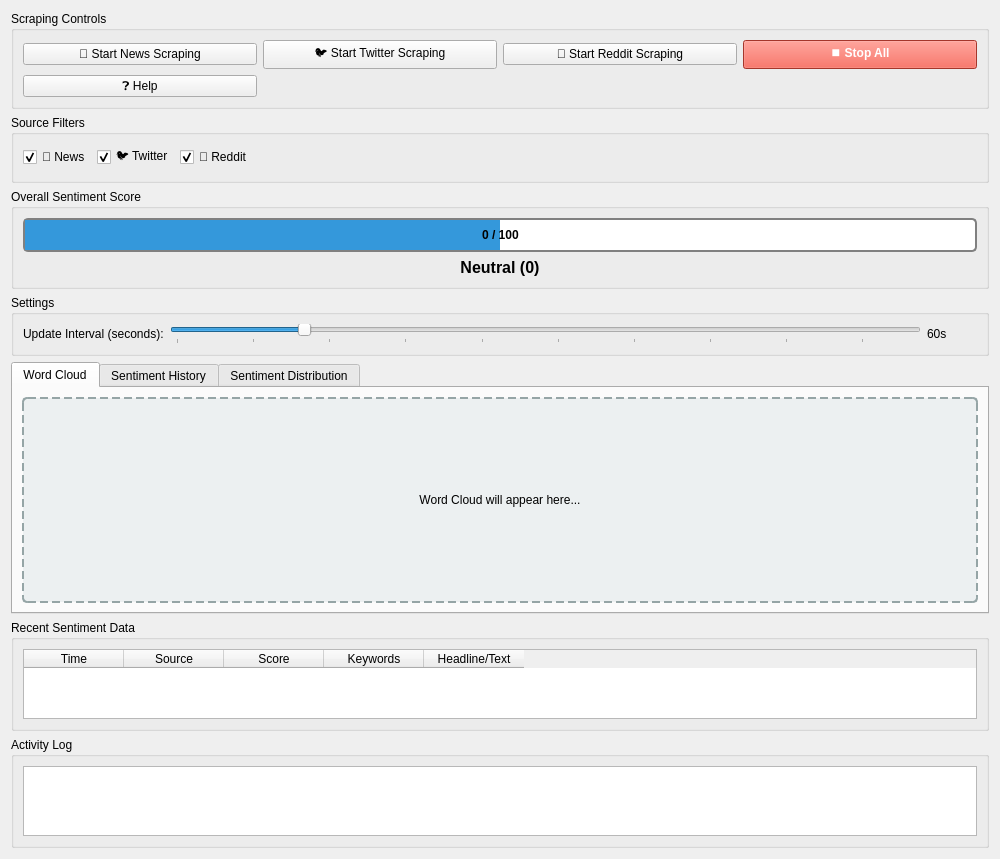
<?xml version='1.0' encoding='UTF-8'?>
<ui version="4.0">
 <class>SentimentWidget</class>
 <widget class="QWidget" name="SentimentWidget">
  <property name="geometry">
   <rect>
    <x>0</x>
    <y>0</y>
    <width>1000</width>
    <height>800</height>
   </rect>
  </property>
  <property name="windowTitle">
   <string>Sentiment Analysis</string>
  </property>
  <layout class="QVBoxLayout" name="verticalLayout_main">
   <item>
    <widget class="QGroupBox" name="groupBox_controls">
     <property name="title">
      <string>Scraping Controls</string>
     </property>
     <layout class="QGridLayout" name="gridLayout_controls">
      <item row="0" column="0">
       <widget class="QPushButton" name="btn_start_news">
        <property name="text">
         <string>📰 Start News Scraping</string>
        </property>
       </widget>
      </item>
      <item row="0" column="1">
       <widget class="QPushButton" name="btn_start_twitter">
        <property name="text">
         <string>🐦 Start Twitter Scraping</string>
        </property>
       </widget>
      </item>
      <item row="0" column="2">
       <widget class="QPushButton" name="btn_start_reddit">
        <property name="text">
         <string>🤖 Start Reddit Scraping</string>
        </property>
       </widget>
      </item>
      <item row="0" column="3">
       <widget class="QPushButton" name="btn_stop_all">
        <property name="text">
         <string>⏹ Stop All</string>
        </property>
        <property name="styleSheet">
         <string>QPushButton {
    background-color: #e74c3c;
    color: white;
    font-weight: bold;
}
QPushButton:hover {
    background-color: #c0392b;
}</string>
        </property>
       </widget>
      </item>
     <item><widget class="QPushButton" name="btn_help"><property name="text"><string>❓ Help</string></property></widget></item></layout>
    </widget>
   </item>
   <item>
    <widget class="QGroupBox" name="groupBox_filters">
     <property name="title">
      <string>Source Filters</string>
     </property>
     <layout class="QHBoxLayout" name="horizontalLayout_filters">
      <item>
       <widget class="QCheckBox" name="check_filter_news">
        <property name="text">
         <string>📰 News</string>
        </property>
        <property name="checked">
         <bool>true</bool>
        </property>
       </widget>
      </item>
      <item>
       <widget class="QCheckBox" name="check_filter_twitter">
        <property name="text">
         <string>🐦 Twitter</string>
        </property>
        <property name="checked">
         <bool>true</bool>
        </property>
       </widget>
      </item>
      <item>
       <widget class="QCheckBox" name="check_filter_reddit">
        <property name="text">
         <string>🤖 Reddit</string>
        </property>
        <property name="checked">
         <bool>true</bool>
        </property>
       </widget>
      </item>
      <item>
       <spacer name="horizontalSpacer">
        <property name="orientation">
         <enum>Qt::Horizontal</enum>
        </property>
        <property name="sizeHint" stdset="0">
         <size>
          <width>40</width>
          <height>20</height>
         </size>
        </property>
       </spacer>
      </item>
     </layout>
    </widget>
   </item>
   <item>
    <widget class="QGroupBox" name="groupBox_sentiment_score">
     <property name="title">
      <string>Overall Sentiment Score</string>
     </property>
     <layout class="QVBoxLayout" name="verticalLayout_score">
      <item>
       <widget class="QProgressBar" name="progress_sentiment">
        <property name="minimum">
         <number>-100</number>
        </property>
        <property name="maximum">
         <number>100</number>
        </property>
        <property name="value">
         <number>0</number>
        </property>
        <property name="textVisible">
         <bool>true</bool>
        </property>
        <property name="format">
         <string>%v / 100</string>
        </property>
        <property name="styleSheet">
         <string>QProgressBar {
    border: 2px solid grey;
    border-radius: 5px;
    text-align: center;
    font-weight: bold;
    min-height: 30px;
}

QProgressBar::chunk {
    background-color: #3498db;
}</string>
        </property>
       </widget>
      </item>
      <item>
       <widget class="QLabel" name="label_sentiment_text">
        <property name="text">
         <string>Neutral (0)</string>
        </property>
        <property name="alignment">
         <set>Qt::AlignCenter</set>
        </property>
        <property name="styleSheet">
         <string>QLabel {
    font-size: 16px;
    font-weight: bold;
}</string>
        </property>
       </widget>
      </item>
     </layout>
    </widget>
   </item>
   <item>
    <widget class="QGroupBox" name="groupBox_settings">
     <property name="title">
      <string>Settings</string>
     </property>
     <layout class="QGridLayout" name="gridLayout_settings">
      <item row="0" column="0">
       <widget class="QLabel" name="label_update_interval">
        <property name="text">
         <string>Update Interval (seconds):</string>
        </property>
       </widget>
      </item>
      <item row="0" column="1">
       <widget class="QSlider" name="slider_update_interval">
        <property name="minimum">
         <number>10</number>
        </property>
        <property name="maximum">
         <number>300</number>
        </property>
        <property name="value">
         <number>60</number>
        </property>
        <property name="orientation">
         <enum>Qt::Horizontal</enum>
        </property>
        <property name="tickPosition">
         <enum>QSlider::TicksBelow</enum>
        </property>
        <property name="tickInterval">
         <number>30</number>
        </property>
       </widget>
      </item>
      <item row="0" column="2">
       <widget class="QLabel" name="label_interval_value">
        <property name="text">
         <string>60s</string>
        </property>
        <property name="minimumSize">
         <size>
          <width>50</width>
          <height>0</height>
         </size>
        </property>
       </widget>
      </item>
     </layout>
    </widget>
   </item>
   <item>
    <widget class="QTabWidget" name="tabWidget_visualization">
     <property name="currentIndex">
      <number>0</number>
     </property>
     <widget class="QWidget" name="tab_wordcloud">
      <attribute name="title">
       <string>Word Cloud</string>
      </attribute>
      <layout class="QVBoxLayout" name="verticalLayout_wordcloud">
       <item>
        <widget class="QLabel" name="label_wordcloud">
         <property name="text">
          <string>Word Cloud will appear here...</string>
         </property>
         <property name="alignment">
          <set>Qt::AlignCenter</set>
         </property>
         <property name="styleSheet">
          <string>QLabel {
    background-color: #ecf0f1;
    border: 2px dashed #95a5a6;
    border-radius: 5px;
    min-height: 200px;
}</string>
         </property>
        </widget>
       </item>
      </layout>
     </widget>
     <widget class="QWidget" name="tab_history">
      <attribute name="title">
       <string>Sentiment History</string>
      </attribute>
      <layout class="QVBoxLayout" name="verticalLayout_history">
       <item>
        <widget class="QWidget" name="widget_history_chart" native="true">
         <property name="styleSheet">
          <string>QWidget {
    background-color: white;
    border: 1px solid #bdc3c7;
    border-radius: 5px;
}</string>
         </property>
        </widget>
       </item>
      </layout>
     </widget>
     <widget class="QWidget" name="tab_distribution">
      <attribute name="title">
       <string>Sentiment Distribution</string>
      </attribute>
      <layout class="QVBoxLayout" name="verticalLayout_distribution">
       <item>
        <widget class="QWidget" name="widget_pie_chart" native="true">
         <property name="styleSheet">
          <string>QWidget {
    background-color: white;
    border: 1px solid #bdc3c7;
    border-radius: 5px;
}</string>
         </property>
        </widget>
       </item>
      </layout>
     </widget>
    </widget>
   </item>
   <item>
    <widget class="QGroupBox" name="groupBox_table">
     <property name="title">
      <string>Recent Sentiment Data</string>
     </property>
     <layout class="QVBoxLayout" name="verticalLayout_table">
      <item>
       <widget class="QTableWidget" name="table_sentiment">
        <property name="editTriggers">
         <set>QAbstractItemView::NoEditTriggers</set>
        </property>
        <property name="alternatingRowColors">
         <bool>true</bool>
        </property>
        <property name="selectionBehavior">
         <enum>QAbstractItemView::SelectRows</enum>
        </property>
        <property name="sortingEnabled">
         <bool>true</bool>
        </property>
        <column>
         <property name="text">
          <string>Time</string>
         </property>
        </column>
        <column>
         <property name="text">
          <string>Source</string>
         </property>
        </column>
        <column>
         <property name="text">
          <string>Score</string>
         </property>
        </column>
        <column>
         <property name="text">
          <string>Keywords</string>
         </property>
        </column>
        <column>
         <property name="text">
          <string>Headline/Text</string>
         </property>
        </column>
       </widget>
      </item>
     </layout>
    </widget>
   </item>
   <item>
    <widget class="QGroupBox" name="groupBox_log">
     <property name="title">
      <string>Activity Log</string>
     </property>
     <property name="maximumSize">
      <size>
       <width>16777215</width>
       <height>150</height>
      </size>
     </property>
     <layout class="QVBoxLayout" name="verticalLayout_log">
      <item>
       <widget class="QTextEdit" name="text_log">
        <property name="readOnly">
         <bool>true</bool>
        </property>
       </widget>
      </item>
     </layout>
    </widget>
   </item>
  </layout>
 </widget>
 <resources />
 <connections />
</ui>
